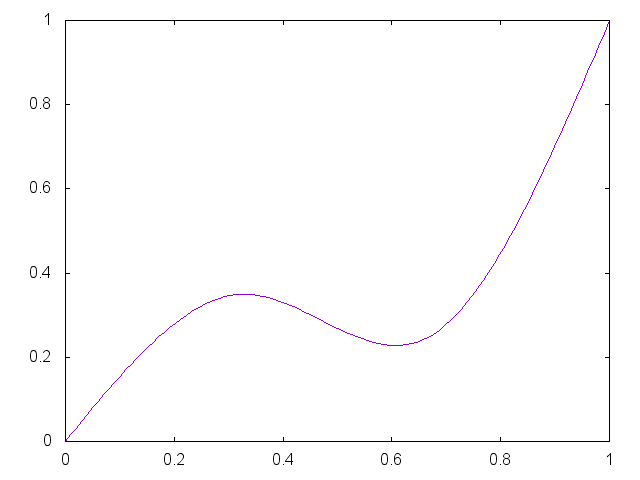

The script that saved this image:


set term png

set output "generate/static/generate/csplines-0.35-0.25.png"
plot '-' smooth csplines notitle
0 0
0.33 0.35
0.67 0.25 
1 1
e

reset;
